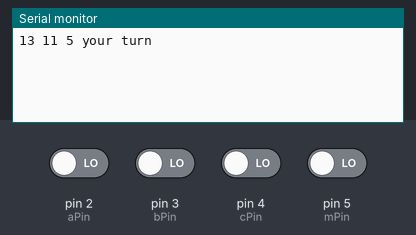
A sketch run on a simulated Arduino Uno, built with avr-gcc and run on an emulated ATmega328P. Parts: the last lines printed to the serial monitor. The test bench sets the inputs (shaded band); at power-on: pin 2 (aPin), pin 3 (bPin), pin 4 (cPin), pin 5 (mPin) LOW. Random numbers use the default seed unless the sketch sets one.

Above: at 1.2 s.
1.3 s: pin 2 (aPin) driven HIGH
At 1.9 s:
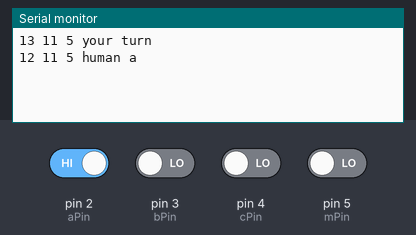
2.8 s: pin 5 (mPin) driven HIGH
At 4.0 s:
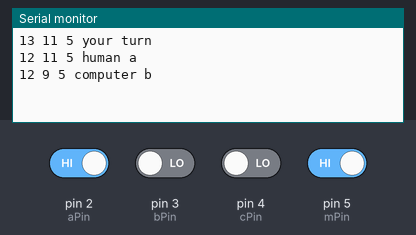
4.3 s: pin 3 (bPin) driven HIGH
At 5.4 s:
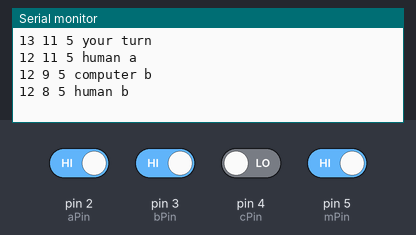

Measured:
- after the input at 1.3 s, the serial monitor: prints a new line at once (image 1)
- after the input at 2.8 s, the serial monitor: prints a new line at once (image 2)
- after the input at 4.3 s, the serial monitor: prints a new line at once (image 3)

The sketch:

nim.ino
```cpp
#include <string.h>

const int aPin = 2;
const int bPin = 3;
const int cPin = 4;
const int mPin = 5;

const int N = 200;
char buffer[N];

int a,b,c;
int bst; // button_state: 2 to 5

class Button {
  int pin;
  int state;
  public: Button(int _pin) {
    pin = _pin;
    pinMode(pin, INPUT);
    state = digitalRead(pin);
  }
  public: bool pressed() {
    int val = digitalRead(pin); // read input value
    if (val != state) { // the button state has changed!
      if (val == HIGH) {state = val; return true;}
    }
    state = val; // save the new state
    return false;
  }
};

Button button_a = Button(aPin);
Button button_b = Button(bPin);
Button button_c = Button(cPin);
Button button_m = Button(mPin);

void new_game() {
  while (a==b || b==c || a==c) {
    a = random(5,15);
    b = random(5,15);
    c = random(5,15);
  }
  bst = mPin;
}

String winner() {
  if (a > (b ^ c)) { a=b^c; return "computer a";}
  if (b > (a ^ c)) { b=a^c; return "computer b";}
  if (c > (a ^ b)) { c=a^b; return "computer c";}
  return "";
}

String move(){
  String ret = winner();
  if (ret != "") {
    if (a+b+c==0) { new_game(); return "Computer wins"; }
    return ret;
  }
  // losing...
  if (a>0) { a-=1; return "computer a";}
  if (b>0) { b-=1; return "computer b";}
  if (c>0) { c-=1; return "computer c";}
  new_game();
  return "Computer loses";
}

void setup() {
  Serial.begin(9600);
  randomSeed(analogRead(0));
  new_game();
  show("your turn");
}

void show(String s) {
  Serial.println(String(a) + " " + String(b) + " " + String(c) + " " + s);
}

void loop() {
  if (button_a.pressed() && (bst==aPin || bst==mPin) && a>0) {bst=aPin; a-=1; show("human a");}
  if (button_b.pressed() && (bst==bPin || bst==mPin) && b>0) {bst=bPin; b-=1; show("human b");}
  if (button_c.pressed() && (bst==cPin || bst==mPin) && c>0) {bst=cPin; c-=1; show("human c");}
  if (button_m.pressed() && (bst!=mPin))                     {bst=mPin; show(move());}
}
```
